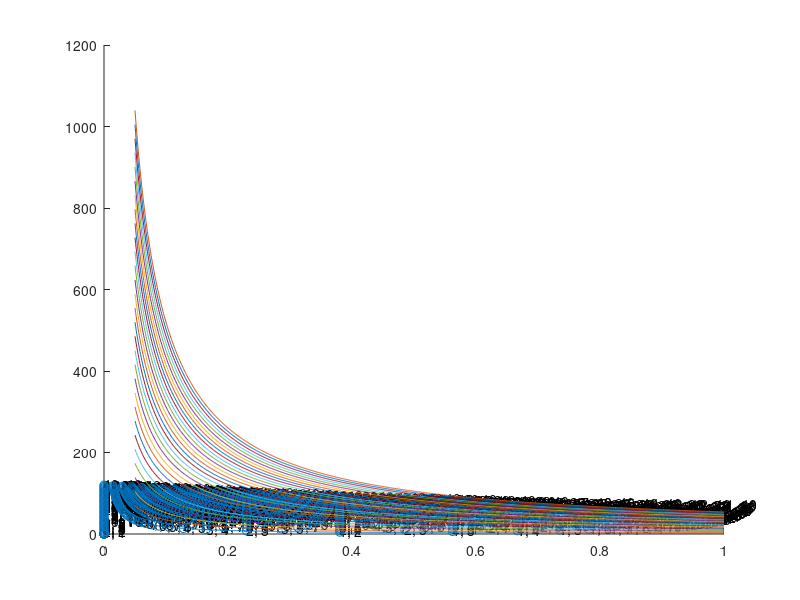

Here is the MATLAB script that generated this plot:
% from paper https://arxiv.org/ftp/arxiv/papers/2007/2007.03542.pdf
% m, n are integers

% % plot figures given a tbg object
% tbg = TBG(cm = 5, cn = 3);
% 
% % plot real space
% fig = figure();
% ax = axes(fig);
% plot_hexagons(ax, tbg.a1l1, tbg.a2l1, 'r', 2, 1, false, [0, 0], 1);
% plot_hexagons(ax, tbg.a1l2, tbg.a2l2, 'b', 2, 1, false, [0, 0], 1);
fig = figure();
ax = axes(fig);

a1 = [3/2, -sqrt(3)/2];
a2 = [3/2, sqrt(3)/2];
theta_aM = zeros(20*20, 2);
for m = 1:40
    for n = m:40
        theta_1 = acos((n^2 + 4*n*m + m^2)/(2*(n^2 + n*m + m^2)));
        aMl1 = n*a1 + m*a2;
        aMl2 = m*a1 + n*a2;
        theta_2 = acos(aMl1*aMl2'/(norm(aMl1)*norm(aMl2)));
        aM = norm(aMl2);
        theta_aM(n+m*20, :) = [theta_1, aM];
        text(ax, theta_1, aM, sprintf("%d, %d", m, n));
        hold(ax, 'on');
    end
end

scatter(ax, theta_aM(:, 1), theta_aM(:, 2));
hold(ax, 'on');
p_max = 30;
theta = 0.05:0.001:1;
for p = 1:p_max
    plot(ax, theta, norm(a1)*p/2*1./sin(theta/2));
    hold(ax, 'on');
end
